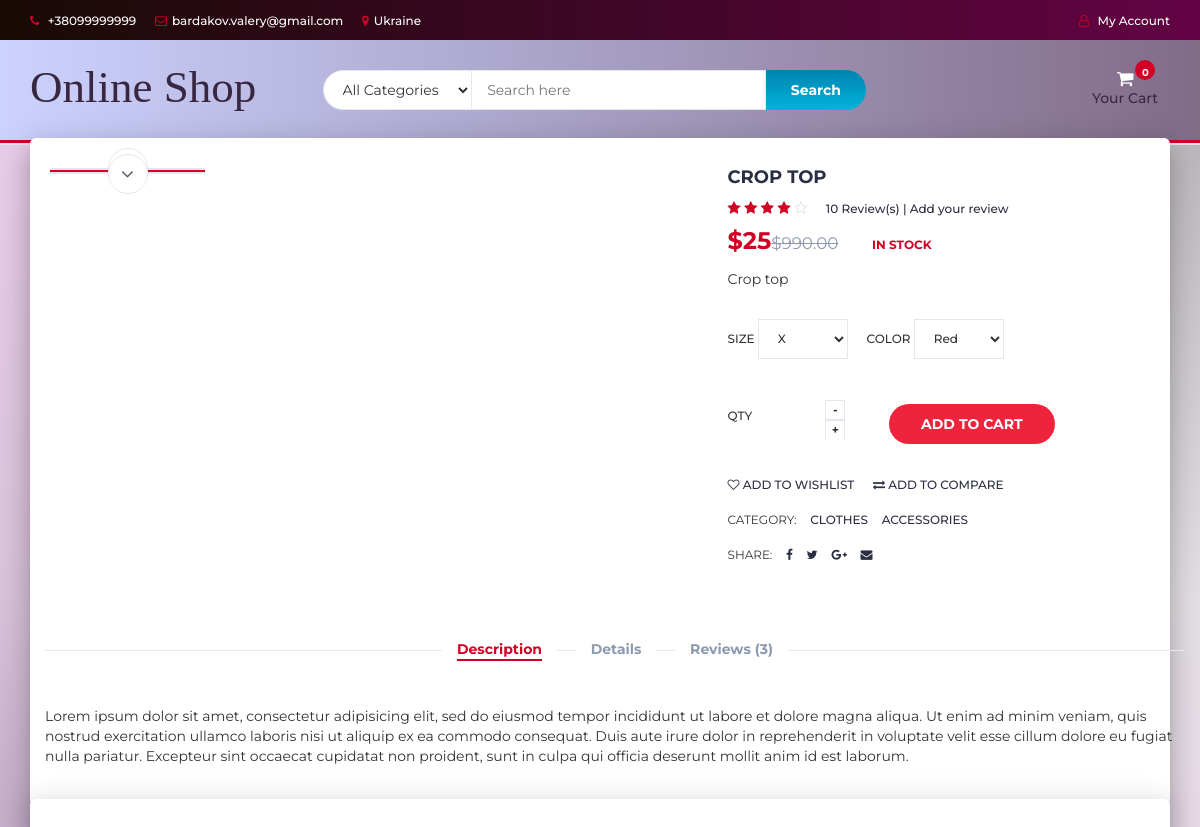
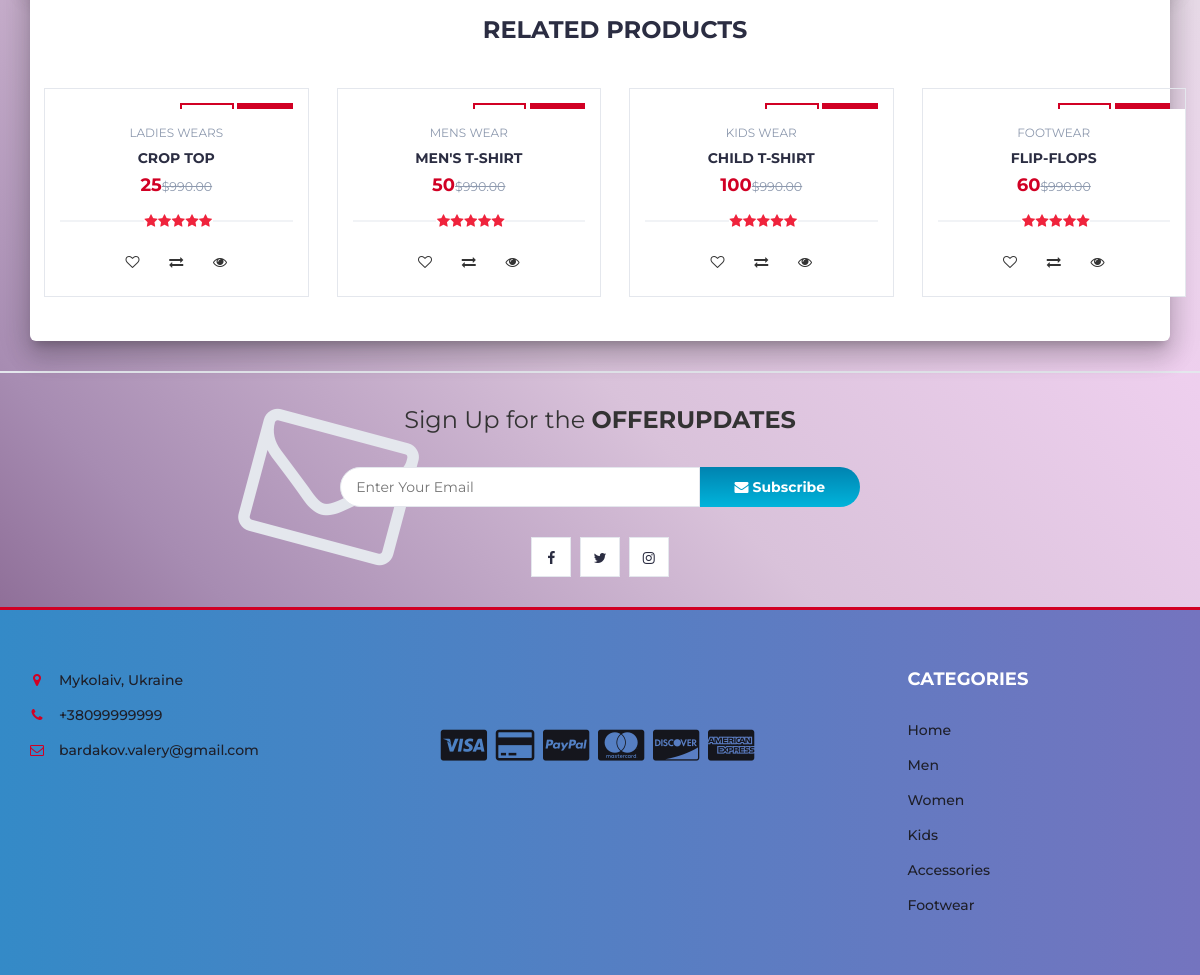
The page /product.php?p=32 on the database its author committed (2 pictures, top to bottom).
### tables this page shows
CREATE TABLE `products` (
  `product_id` int(100) NOT NULL,
  `product_cat` int(100) NOT NULL,
  `product_brand` int(100) NOT NULL,
  `product_title` varchar(255) NOT NULL,
  `product_price` int(100) NOT NULL,
  `product_desc` text NOT NULL,
  `product_image` text NOT NULL,
  `product_keywords` text NOT NULL
);

CREATE TABLE `categories` (
  `cat_id` int(100) NOT NULL,
  `cat_title` text NOT NULL
);

### product.php (the view, shortened to what this page needs)
<?php
include "header.php";
?>
		<div class="section main main-raised">
			<div class="container">
				<div class="row">
					<?php
								include 'db.php';
								$product_id = $_GET['p'];
								$sql = " SELECT * FROM products WHERE product_id = $product_id";
								$result = mysqli_query($con, $sql);
								if (mysqli_num_rows($result) > 0)
								{
									while($row = mysqli_fetch_assoc($result))
									{
									echo '
                                <div class="col-md-5 col-md-push-2">
                                <div id="product-main-img">
                                    <div class="product-preview">
                                        <img src="product_images/'.$row['product_image'].'" alt="">
                                    </div>
                                    <div class="product-preview">
                                        <img src="product_images/'.$row['product_image'].'" alt="">
                                    </div>
                                    <div class="product-preview">
                                        <img src="product_images/'.$row['product_image'].'" alt="">
                                    </div>
                                    <div class="product-preview">
                                        <img src="product_images/'.$row['product_image'].'" alt="">
                                    </div>
                                </div>
                            </div>
                                <div class="col-md-2  col-md-pull-5">
                                <div id="product-imgs">
                                    <div class="product-preview">
                                        <img src="product_images/'.$row['product_image'].'" alt="">
                                    </div>
                                    <div class="product-preview">
                                        <img src="product_images/'.$row['product_image'].'" alt="">
                                    </div>
                                    <div class="product-preview">
                                        <img src="product_images/'.$row['product_image'].'g" alt="">
                                    </div>
                                    <div class="product-preview">
                                        <img src="product_images/'.$row['product_image'].'" alt="">
                                    </div>
                                </div>
                            </div>
									';
									?>
									<?php
									echo '
                    <div class="col-md-5">
						<div class="product-details">
							<h2 class="product-name">'.$row['product_title'].'</h2>
							<div>
								<div class="product-rating">
									<i class="fa fa-star"></i>
									<i class="fa fa-star"></i>
									<i class="fa fa-star"></i>
									<i class="fa fa-star"></i>
									<i class="fa fa-star-o"></i>
								</div>
								<a class="review-link" href="#review-form">10 Review(s) | Add your review</a>
							</div>
							<div>
								<h3 class="product-price">$'.$row['product_price'].'<del class="product-old-price">$990.00</del></h3>
								<span class="product-available">In Stock</span>
							</div>
							<p>'.$row['product_desc'].'</p>
							<div class="product-options">
								<label>
									Size
									<select class="input-select">
										<option value="0">X</option>
									</select>
								</label>
								<label>
									Color
									<select class="input-select">
										<option value="0">Red</option>
									</select>
								</label>
							</div>
							<div class="add-to-cart">
								<div class="qty-label">
									Qty
									<div class="input-number">
										<span class="qty-up">+</span>
										<span class="qty-down">-</span>
									</div>
								</div>
								<div class="btn-group" style="margin-left: 25px; margin-top: 15px">
								<button class="add-to-cart-btn" pid="'.$row['product_id'].'"  id="product" ><i class="fa fa-shopping-cart"></i> add to cart</button>
                                </div>
							</div>
							<ul class="product-btns">
								<li><a href="#"><i class="fa fa-heart-o"></i> add to wishlist</a></li>
								<li><a href="#"><i class="fa fa-exchange"></i> add to compare</a></li>
							</ul>
							<ul class="product-links">
								<li>Category:</li>
								<li><a href="#">Clothes</a></li>
								<li><a href="#">Accessories</a></li>
							</ul>
							<ul class="product-links">
								<li>Share:</li>
								<li><a href="#"><i class="fa fa-facebook"></i></a></li>
								<li><a href="#"><i class="fa fa-twitter"></i></a></li>
								<li><a href="#"><i class="fa fa-google-plus"></i></a></li>
								<li><a href="#"><i class="fa fa-envelope"></i></a></li>
							</ul>
						</div>
					</div>
					<div class="col-md-12">
						<div id="product-tab">
							<ul class="tab-nav">
								<li class="active"><a data-toggle="tab" href="#tab1">Description</a></li>
								<li><a data-toggle="tab" href="#tab2">Details</a></li>
								<li><a data-toggle="tab" href="#tab3">Reviews (3)</a></li>
							</ul>
							<div class="tab-content">
								<div id="tab1" class="tab-pane fade in active">
									<div class="row">
										<div class="col-md-12">
											<p>Lorem ipsum dolor sit amet, consectetur adipisicing elit, sed do eiusmod tempor incididunt ut labore et dolore magna aliqua. Ut enim ad minim veniam, quis nostrud exercitation ullamco laboris nisi ut aliquip ex ea commodo consequat. Duis aute irure dolor in reprehenderit in voluptate velit esse cillum dolore eu fugiat nulla pariatur. Excepteur sint occaecat cupidatat non proident, sunt in culpa qui officia deserunt mollit anim id est laborum.</p>
										</div>
									</div>
								</div>
							</div>
						</div>
					</div>
				</div>
			</div>
		</div>
		<div class="section main main-raised">
			<div class="container">
				<div class="row">
					<div class="col-md-12">
						<div class="section-title text-center">
							<h3 class="title">Related Products</h3>
						</div>
					</div>
                    ';
									}
								}
								?>
								<?php
                    include 'db.php';
								$product_id = $_GET['p'];
					$product_query = "SELECT * FROM products,categories WHERE product_cat=cat_id AND product_id BETWEEN $product_id AND $product_id+3";
                $run_query = mysqli_query($con,$product_query);
                if(mysqli_num_rows($run_query) > 0){
                    while($row = mysqli_fetch_array($run_query)){
                        $pro_id    = $row['product_id'];
                        $pro_title = $row['product_title'];
                        $pro_price = $row['product_price'];
                        $pro_image = $row['product_image'];
                        $cat_name = $row["cat_title"];
                        echo "
                                <div class='col-md-3 col-xs-6'>
								<a href='product.php?p=$pro_id'><div class='product'>
									<div class='product-img'>
										<img src='product_images/$pro_image' style='max-height: 170px;' alt=''>
										<div class='product-label'>
											<span class='sale'>-30%</span>
											<span class='new'>NEW</span>
										</div>
									</div></a>
									<div class='product-body'>
										<p class='product-category'>$cat_name</p>
										<h3 class='product-name header-cart-item-name'><a href='product.php?p=$pro_id'>$pro_title</a></h3>
										<h4 class='product-price header-cart-item-info'>$pro_price<del class='product-old-price'>$990.00</del></h4>
										<div class='product-rating'>
											<i class='fa fa-star'></i>
											<i class='fa fa-star'></i>
											<i class='fa fa-star'></i>
											<i class='fa fa-star'></i>
											<i class='fa fa-star'></i>
										</div>
										<div class='product-btns'>
											<button class='add-to-wishlist'><i class='fa fa-heart-o'></i><span class='tooltipp'>add to wishlist</span></button>
											<button class='add-to-compare'><i class='fa fa-exchange'></i><span class='tooltipp'>add to compare</span></button>
											<button class='quick-view'><i class='fa fa-eye'></i><span class='tooltipp'>quick view</span></button>
										</div>
									</div>
									<div class='add-to-cart'>
										<button pid='$pro_id' id='product' class='add-to-cart-btn block2-btn-towishlist' href='#'><i class='fa fa-shopping-cart'></i> add to cart</button>
									</div>
								</div>
                                </div>
			";
		}
}
?>
<?php
include "newslettter.php";
include "footer.php";
?>

### header.php (shortened to what this page needs)
<!DOCTYPE html>
<html lang="en">
	<head>
		<link type="text/css" rel="stylesheet" href="css/bootstrap.min.css"/>
		<link type="text/css" rel="stylesheet" href="css/slick.css"/>
		<link type="text/css" rel="stylesheet" href="css/slick-theme.css"/>
		<link type="text/css" rel="stylesheet" href="css/nouislider.min.css"/>
		<link rel="stylesheet" href="css/font-awesome.min.css">
		<link type="text/css" rel="stylesheet" href="css/style.css"/>
		<link type="text/css" rel="stylesheet" href="css/accountbtn.css"/>
    </head>
	<body>
		<header>
			<div id="top-header">
				<div class="container">
					<ul class="header-links pull-left">
						<li><a href="#"><i class="fa fa-phone"></i> +38099999999</a></li>
						<li><a href="#"><i class="fa fa-envelope-o"></i>bardakov.valery@gmail.com</a></li>
						<li><a href="#"><i class="fa fa-map-marker"></i>Ukraine</a></li>
					</ul>
					<ul class="header-links pull-right">
						<li><?php
                             include "db.php";
                            if(isset($_SESSION["uid"])){
                                $sql = "SELECT first_name FROM user_info WHERE user_id='$_SESSION[uid]'";
                                $query = mysqli_query($con,$sql);
                                $row=mysqli_fetch_array($query);
                                echo '
                               <div class="dropdownn">
                                  <a href="#" class="dropdownn" data-toggle="modal" data-target="#myModal" ><i class="fa fa-user-o"></i> HI '.$row["first_name"].'</a>
                                  <div class="dropdownn-content">
                                    <a href="" data-toggle="modal" data-target="#profile"><i class="fa fa-user-circle" aria-hidden="true" ></i>My Profile</a>
                                    <a href="logout.php"  ><i class="fa fa-sign-in" aria-hidden="true"></i>Log out</a>
                                  </div>
                                </div>';
                            }else{
                                echo '
                                <div class="dropdownn">
                                  <a href="#" class="dropdownn" data-toggle="modal" data-target="#myModal" ><i class="fa fa-user-o"></i> My Account</a>
                                  <div class="dropdownn-content">
                                    <a href="" data-toggle="modal" data-target="#Modal_login"><i class="fa fa-sign-in" aria-hidden="true" ></i>Login</a>
                                    <a href="" data-toggle="modal" data-target="#Modal_register"><i class="fa fa-user-plus" aria-hidden="true"></i>Register</a>
                                  </div>
                                </div>';
                            }
                                             ?>
                                </li>
					</ul>
				</div>
			</div>
			<div id="header">
				<div class="container">
					<div class="row">
						<div class="col-md-3">
							<div class="header-logo">
								<a href="#" class="logo">
								<font style="font-style:normal; font-size: 45px;color: #382741;font-family: serif">
                                        Online Shop
                                    </font>
								</a>
							</div>
						</div>
						<div class="col-md-6">
							<div class="header-search">
								<form>
									<select class="input-select">
										<option value="0">All Categories</option>
									</select>
									<input class="input" id="search" type="text" placeholder="Search here">
									<button type="submit" id="search_btn" class="search-btn">Search</button>
								</form>
							</div>
						</div>
						<div class="col-md-3 clearfix">
							<div class="header-ctn">
								<div class="dropdown">
									<a class="dropdown-toggle" data-toggle="dropdown" aria-expanded="true">
										<i class="fa fa-shopping-cart"></i>
										<font style="color: #382741;">
                                        Your Cart
                                    </font>
										<div class="badge qty">0</div>
									</a>
									</div>
							</div>
						</div>
					</div>
				</div>
			</div>
		</header>

### newslettter.php (shortened to what this page needs)
      <div id="newsletter" class="section">
	<div class="container">
		<div class="row">
			<div class="col-md-12">
				<div class="newsletter">
					<p>Sign Up for the <strong>OFFERUPDATES</strong></p>
					<form id="offer_form" onsubmit="return false">
						<input class="input" type="email" id="email" name="email" placeholder="Enter Your Email">
						<button class="newsletter-btn" value="Sign Up" name="signup_button" type="submit"><i class="fa fa-envelope"></i> Subscribe</button>
					</form>
					<ul class="newsletter-follow">
						<li>
							<a href=""><i class="fa fa-facebook"></i></a>
						</li>
						<li>
							<a href=""><i class="fa fa-twitter"></i></a>
						</li>
						<li>
							<a href=""><i class="fa fa-instagram"></i></a>
						</li>
					</ul>
				</div>
			</div>
		</div>
	</div>
</div>

### footer.php (shortened to what this page needs)
<footer id="footer">
			<div class="section">
				<div class="container">
					<div class="row">
						<div class="col-md-3 col-xs-6">
							<div class="footer">
								<ul class="footer-links">
									<li><a href="#"><i class="fa fa-map-marker"></i>Mykolaiv, Ukraine</a></li>
									<li><a href="#"><i class="fa fa-phone"></i>+38099999999</a></li>
									<li><a href="#"><i class="fa fa-envelope-o"></i>bardakov.valery@gmail.com</a></li>
								</ul>
							</div>
						</div>
						<div class="col-md-6 text-center" style="margin-top:80px;">
							<ul class="footer-payments">
								<li><a href="#"><i class="fa fa-cc-visa"></i></a></li>
								<li><a href="#"><i class="fa fa-credit-card"></i></a></li>
								<li><a href="#"><i class="fa fa-cc-paypal"></i></a></li>
								<li><a href="#"><i class="fa fa-cc-mastercard"></i></a></li>
								<li><a href="#"><i class="fa fa-cc-discover"></i></a></li>
								<li><a href="#"><i class="fa fa-cc-amex"></i></a></li>
							</ul>
						</div>
						<div class="col-md-3 col-xs-6">
							<div class="footer">
								<h3 class="footer-title">Categories</h3>
								<ul class="footer-links">
									<li><a href="#">Home</a></li>
									<li><a href="#">Men</a></li>
									<li><a href="#">Women</a></li>
									<li><a href="#">Kids</a></li>
									<li><a href="#">Accessories</a></li>
									<li><a href="#">Footwear</a></li>
								</ul>
							</div>
						</div>
					</div>
				</div>
			</div>
		</footer>

### css/accountbtn.css (style rules this page uses)
.dropdownn { position: relative; display: inline-block; }

### header.php (style rules this page uses)
#header { background: #8d7c99; background: -webkit-linear-gradient(to right, #ccd2fe, #816c88); background: linear-gradient(to right, #ccd2fe, #816c88); }
#top-header { background: #724e4e; background: -webkit-linear-gradient(to right, #190A05,#640345); background: linear-gradient(to right, #190A05, #640345); }
#footer { background: #7474BF; background: -webkit-linear-gradient(to right, #348AC7, #7474BF); background: linear-gradient(to right, #348AC7, #7474BF); color: #1E1F29; }
.footer-links li a { color: #1E1F29; }

### rows shown on the page
products: product_title "CROP TOP", product_price "25", product_desc "Crop top", categories.cat_title "LADIES WEARS"
products: categories.cat_title "MENS WEAR", product_title "MEN'S T-SHIRT", product_price "50"
products: categories.cat_title "KIDS WEAR", product_title "CHILD T-SHIRT", product_price "100"
products: categories.cat_title "FOOTWEAR", product_title "FLIP-FLOPS", product_price "60"
